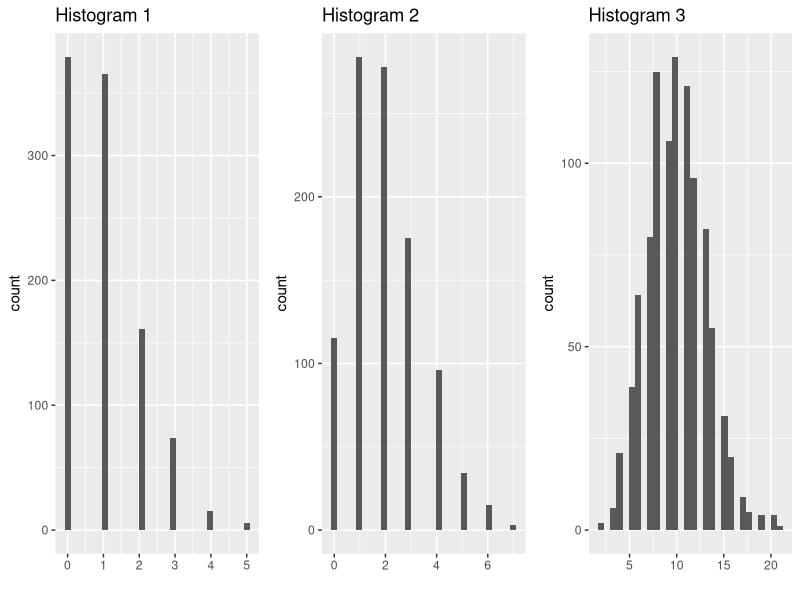
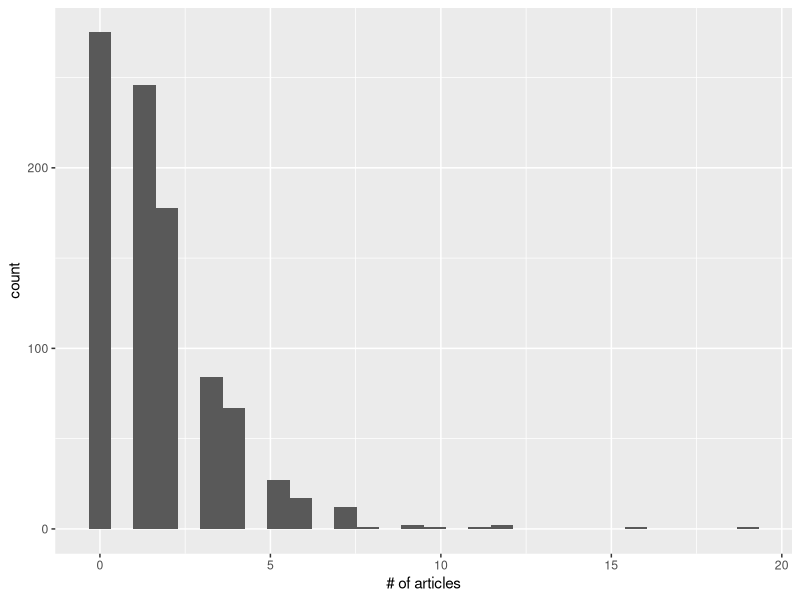
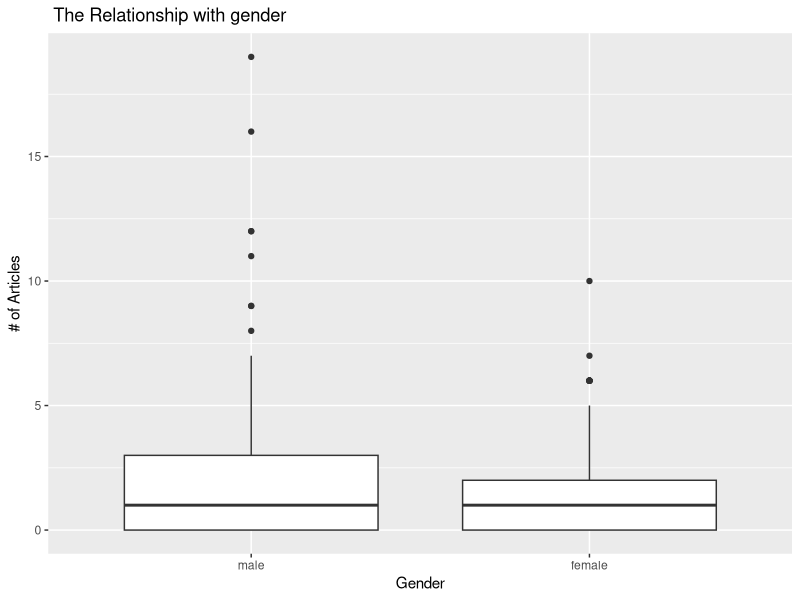
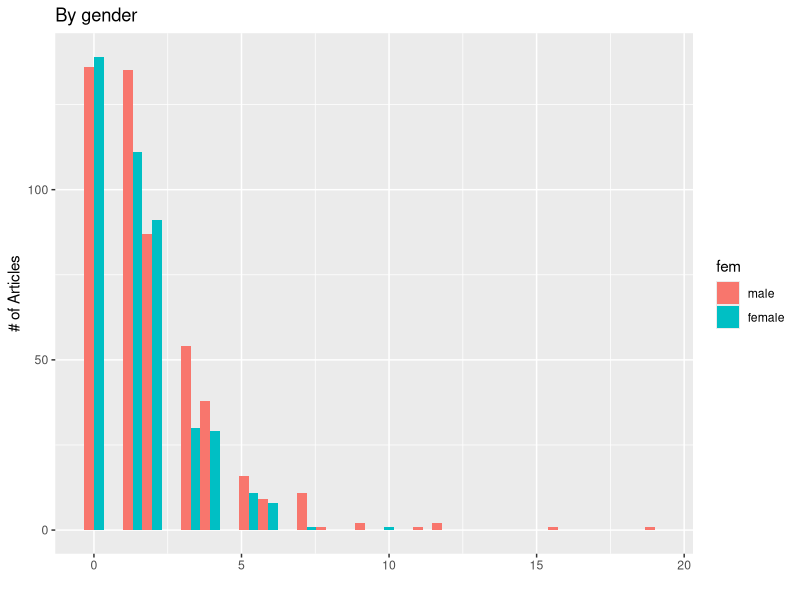
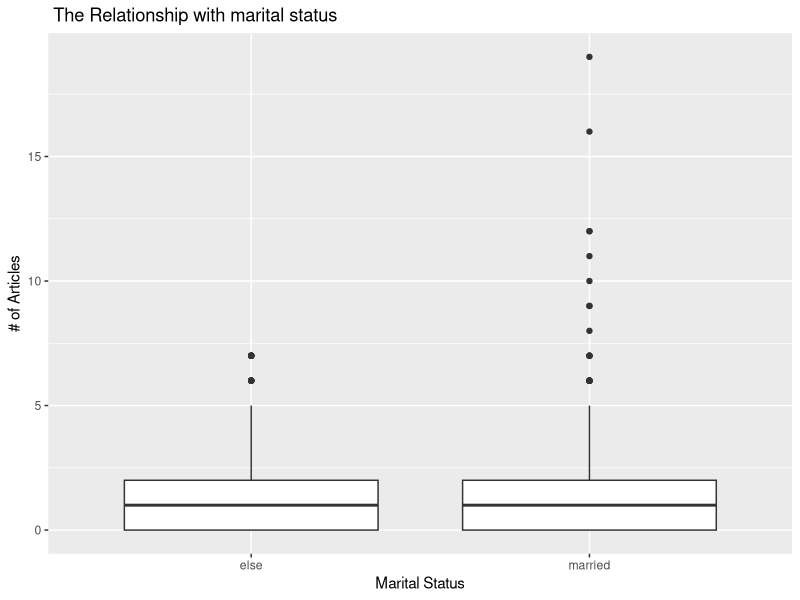
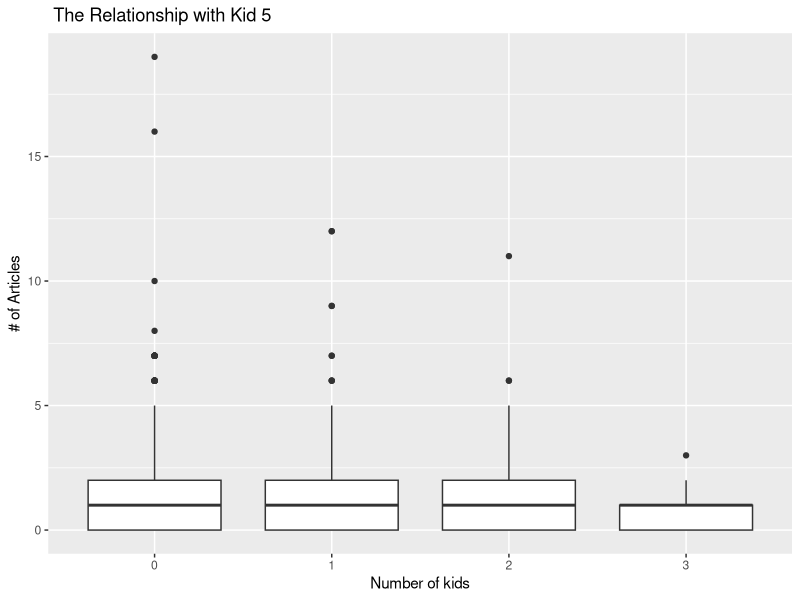
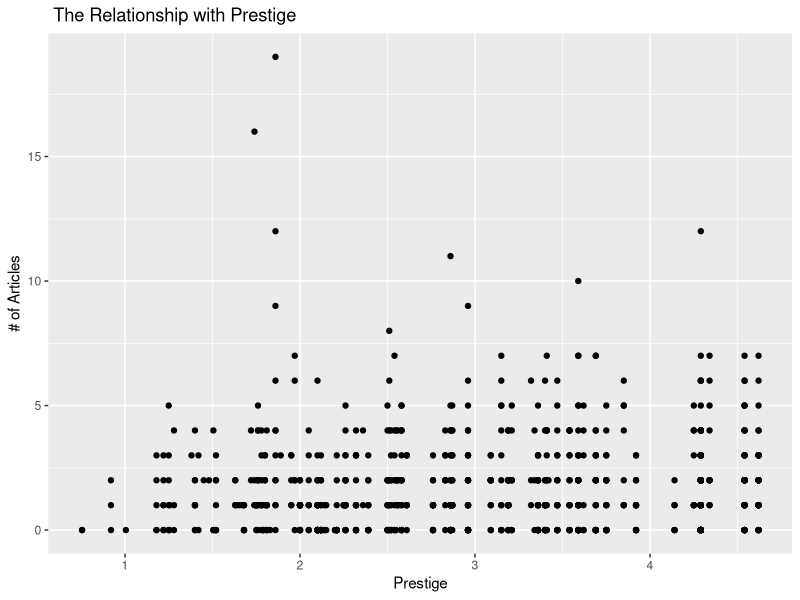
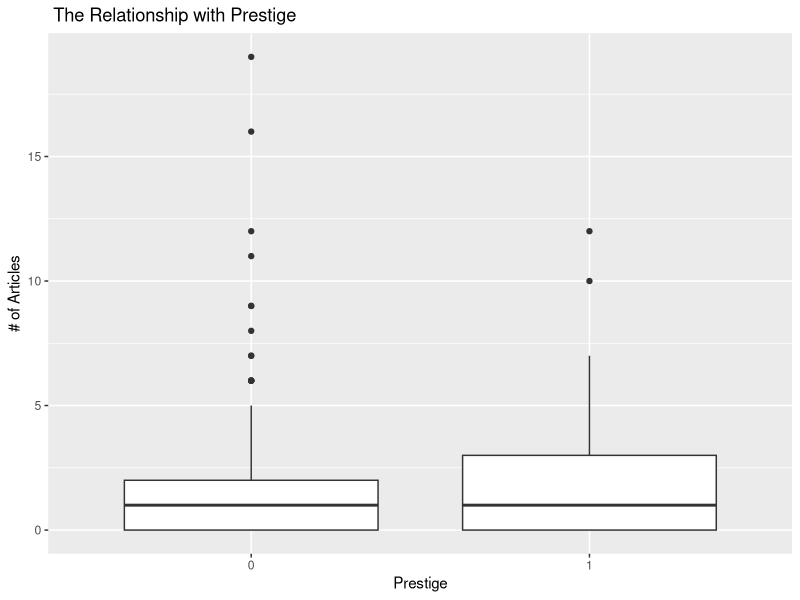

These figures' R source, in order:

library(ggplot2) 
library(dplyr)
library(AER)
library(gridExtra)
set.seed(2708)
g1 <- ggplot()+geom_histogram(aes(x=rpois(n=1000, lambda=1))) + labs(x="", title="Histogram 1")
g2 <- ggplot()+geom_histogram(aes(x=rpois(n=1000, lambda=2))) + labs(x="", title="Histogram 2")
g3 <- ggplot()+geom_histogram(aes(x=rpois(n=1000, lambda=10))) + labs(x="", title="Histogram 3")
grid.arrange(g1,g2,g3, nrow=1)
dpois(x=2, lambda=2.7)   
ar <- read.csv("articles.csv")
str(ar)
ar$fem <- factor(ar$fem, levels = c(0,1), labels = c("male", "female"))
ar$mar <- factor(ar$mar, levels = c(0,1), labels = c("else", "married"))
unique(ar$kid5)
unique(ar$art)
ggplot(data = ar, aes(x=art))+geom_histogram()+ labs(x= "# of articles")
ggplot(data = ar, aes(x=fem, y=art))+
  geom_boxplot()+
  labs(x="Gender", y="# of Articles",title=" The Relationship with gender")
ar %>% group_by(fem)%>%
  summarise(mean(art))

ggplot(ar, aes(x=art, fill = fem))+
  geom_histogram(position = "dodge")+
  labs(x="", y="# of Articles",title="By gender")
ggplot(data = ar, aes(x = mar, y = art))+geom_boxplot()+
  labs(x="Marital Status", y="# of Articles",title=" The Relationship with marital status")
ar %>% group_by(mar)%>%
  summarise(mean(art))
ggplot(data = ar, aes(x = factor(kid5), y=art))+
  geom_boxplot()+
  labs(x="Number of kids", y="# of Articles",title=" The Relationship with Kid 5")
ggplot(data = ar, aes(x=phd, y=art))+geom_point()+
  labs(x="Prestige", y="# of Articles",title=" The Relationship with Prestige")
summary(ar$phd)
phddummy <- factor(ifelse(ar$phd>3.1, 1,0))
ggplot(data = ar, aes(x=phddummy, y=art))+geom_boxplot()+
  labs(x="Prestige", y="# of Articles",title=" The Relationship with Prestige")
ggplot(data = ar, aes(x=ment, y=art))+geom_point()+
  labs(x="Mentors' articles", y="# of Articles",title=" The Relationship with MAs")
mod <- glm(art~1, data = ar, family = poisson(link = log))
summary(mod)
min(mod$deviance)
mean(ar$art)
exp(mod$coefficients)
mod1 <- glm(art~., data = ar, family = poisson(link = log))
summary(mod1)
nd <-data.frame(fem = "female", mar = "married", kid5=0, phd=2, ment=0)
predict(mod1, newdata = nd)
lambda <- predict(mod1, newdata = nd, type="response")
dpois(4, lambda = 1.3)
ppois(4, lambda = 1.3, lower.tail = T )
ppois(4, lambda = 1.3, lower.tail = F )
chi_sq <- sum (resid(mod1, type = "pearson")^2)
pchisq(chi_sq, df = df.residual(mod1), lower.tail = F)
dev_chisq <- sum(resid(mod1, type = "deviance")^2)
dev_chisq
pchisq(dev_chisq, df = df.residual(mod), lower.tail = F)


var(ar$art)
mean(ar$art)
str(ar)
ar %>% group_by(kid5) %>%
  summarise(var = var(art), mean=mean(art))
mod2<- glm(art~kid5, data=ar, family = poisson(link = log))
summary(mod2)
library(AER)
dispersiontest(mod2, trafo = NULL)
mod_qp <- glm(art~kid5, data = ar, family = quasipoisson(link=log))
library(MASS)
mod_nb <- glm.nb(art~kid5, data = ar)
summary(mod_qp)
summary(mod_nb)
data.frame(coef(mod2),coef(mod_qp),coef(mod_nb))
mod1 <- glm(art~., data = ar, family = poisson(link = log))
summary(mod1)
dispersiontest(mod1)
mod_f_qp <-glm(art~., data = ar, family = quasipoisson(link = log))
summary(mod_f_qp)
mod_f_nb <- glm.nb(art~., data = ar)
summary(mod_f_nb)
deviance(mod1);deviance(mod_f_nb);deviance(mod_f_qp)
pchisq(mod1$deviance, df = df.residual(mod1), lower.tail = F)
pchisq(mod_f_qp$deviance, df = df.residual(mod_f_qp), lower.tail = F)
pchisq(mod_f_nb$deviance, df = df.residual(mod_f_nb), lower.tail = F)
mod1$aic
mod_f_nb$aic
mod_f_qp$aic
mod_f_nb2 <- glm.nb(art~fem+kid5+ment, data = ar)
summary(mod_f_nb2)
exp(coef(mod_f_nb2))
